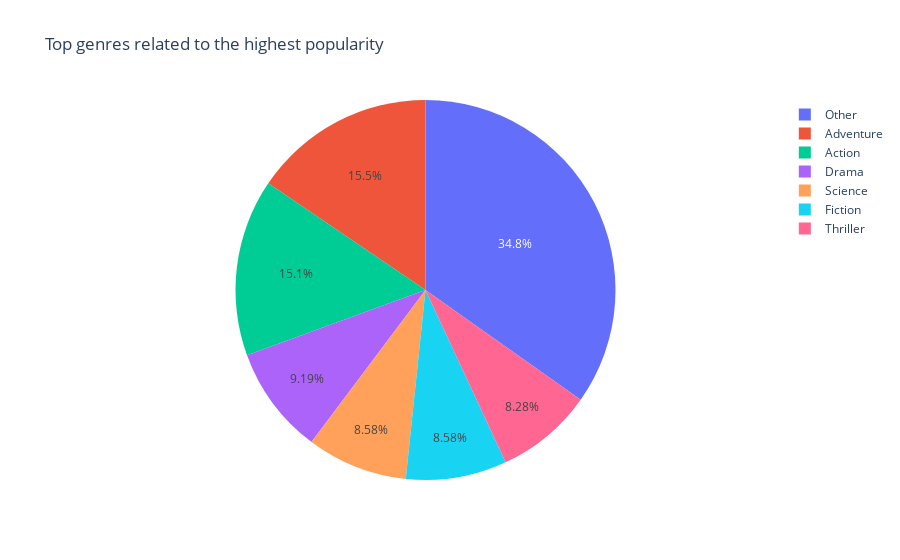

Notebook code cell kept with this figure:
### Code cell
#Exploring the relationship of genres alongside popularity metric
fig4 = genre_rshp("popularity", 200)

fig4.show()

### Figure 1 — Plotly figure (JSON) as saved in the notebook; plotly's stock layout.template omitted (floating-point values rounded to 4 significant figures)
{"data": [{"domain": {"x": [0, 1], "y": [0, 1]}, "hovertemplate": "Genre=%{label}<br>Count=%{value}<extra></extra>", "labels": ["Adventure", "Action", "Drama", "Science", "Fiction", "Thriller", "Other"], "legendgroup": "", "name": "", "showlegend": true, "type": "pie", "values": [103, 100, 61, 57, 57, 55, 231]}], "layout": {"legend": {"tracegroupgap": 0}, "title": {"text": "Top genres related to the highest popularity"}}}
